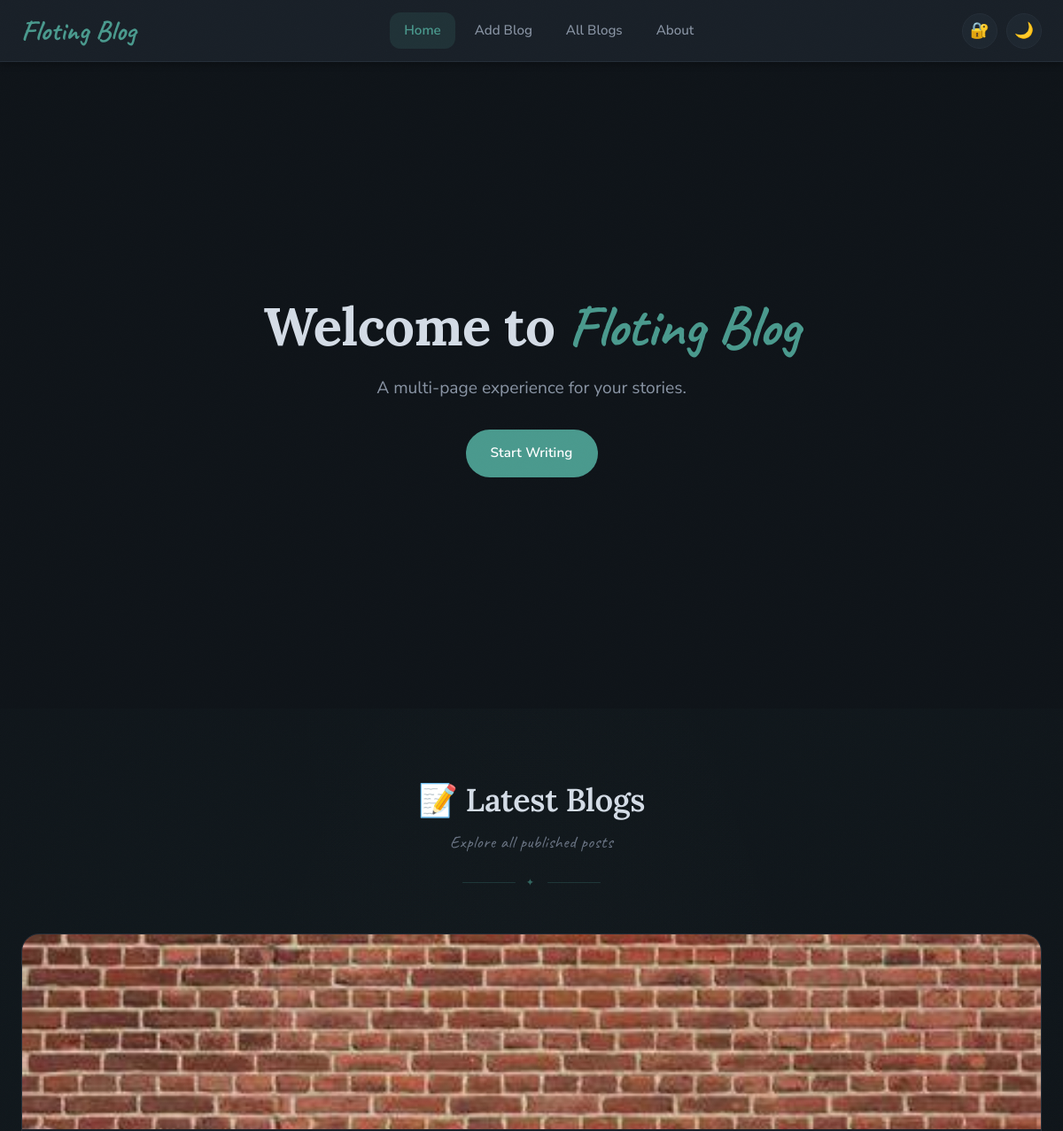
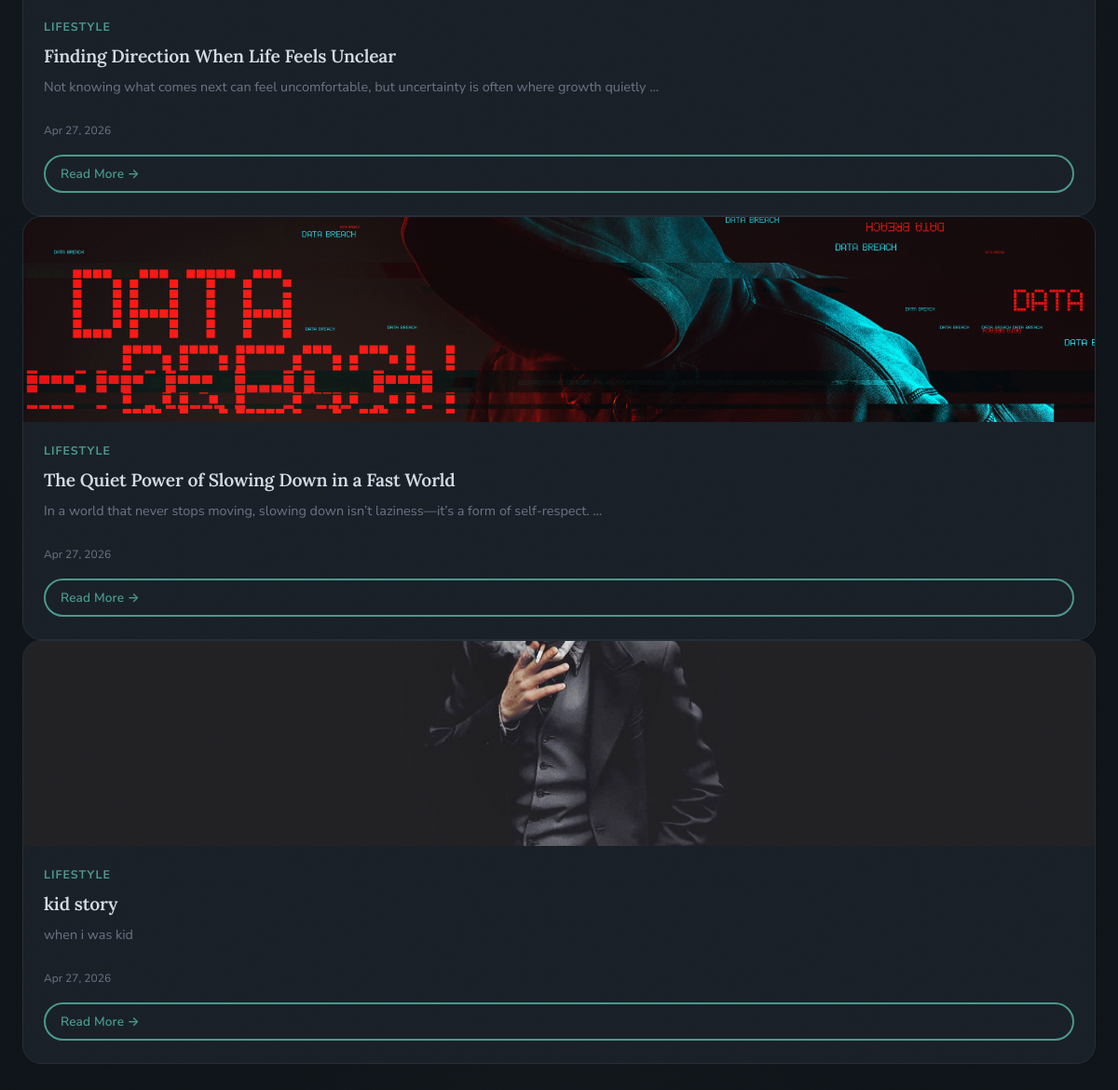
The page / on the database its author committed (2 pictures, top to bottom).
### blog/models.py (models this page shows, shortened)
class Blog(models.Model):
    user = models.ForeignKey(User, on_delete=models.CASCADE)
    title = models.CharField(max_length=200)
    content = models.TextField()
    image = models.ImageField(upload_to='blog_images/', null=True, blank=True)
    author = models.CharField(max_length=100, default="Admin")
    category = models.CharField(max_length=50, default="General")
    excerpt = models.CharField(max_length=300, blank=True)
    tags = models.CharField(max_length=200, blank=True)
    created_at = models.DateTimeField(auto_now_add=True)

### blog/views.py (the view)
# urls.py: path('', views.home, name='home'),
def home(request):
    posts = Blog.objects.all().order_by('-created_at')
    return render(request, 'index.html', {'posts': posts})

### blog/templates/index.html
{% extends 'base.html' %}
{% block content %}
<main id="main-content">
    <section class="hero">
        <div class="hero-content">
            <h1>Welcome to <span class="accent-word">Floting Blog</span></h1>
            <p>A multi-page experience for your stories.</p>
            <a href="{% url 'add-blog' %}" class="btn btn-primary">Start Writing</a>
        </div>
    </section>
    <section class="section">
        <div class="container">
            <div class="section-header">
                <h2>📝 Latest Blogs</h2>
                <p class="subtitle">Explore all published posts</p>
                <div class="divider-boho">✦</div>
            </div>
            <div class="blog-grid">
                {% for post in posts %}
                <div class="card" style="cursor:pointer;"
                     onclick="window.location.href='{% url "blog-detail" post.id %}'">
                    {% if post.image %}
                        <img src="{{ post.image.url }}" class="card-image" alt="{{ post.title }}">
                    {% endif %}
                    <div class="card-body">
                        <span class="card-category">{{ post.category }}</span>
                        <h3 class="card-title">{{ post.title }}</h3>
                        <p class="card-excerpt">
                            {{ post.excerpt|truncatewords:15 }}
                        </p>
                        <p style="font-size:12px; color: var(--text-muted); margin-top:10px;">
                            {{ post.created_at|date:"M d, Y" }}
                        </p>
                        <a href="{% url 'blog-detail' post.id %}"
                           class="btn btn-outline btn-sm"
                           onclick="event.stopPropagation();">
                            Read More →
                        </a>
                    </div>
                </div>
                {% empty %}
                    <p>No blogs available</p>
                {% endfor %}
            </div>
        </div>
    </section>
</main>
{% endblock %}

### blog/templates/base.html (shortened to what this page needs)
{% load static %}
<!DOCTYPE html>
<html lang="en" data-theme="dark">
<head>
    <link rel="stylesheet" href='{% static "css/style.css"%}'>
</head>
<body>
    <nav class="nav-bar">
        <div class="nav-inner">
            <a href="{% url 'home' %}" class="nav-logo"><span class="logo-text">Floting Blog</span></a>
            <ul class="nav-links">
                <li><a href="{% url 'home' %}" class="active">Home</a></li>
                <li><a href="{% url 'add-blog' %}">Add Blog</a></li>
                <li><a href="{% url 'view-all' %}">All Blogs</a></li>
                <li><a href="{% url 'about' %}">About</a></li>
            </ul>
            <div class="nav-actions">
                {% if user.is_authenticated %}
                <span style="margin-right:8px;">👤 {{ user.username }}</span>
                <a href="{% url 'logout' %}" class="btn-icon">🚪</a>
                {% else %}
                <a href="{% url 'login' %}" class="btn-icon" alt="Login">🔐</a>
                {% endif %}
                <button class="btn-icon" id="themeToggle">🌙</button>
            </div>
        </div>
    </nav>
    {% block content %}
    {% endblock %}
</body>
</html>

### rows shown on the page
Blog: image (picture), category "LIFESTYLE", title "Finding Direction When Life Feels Unclear", excerpt "Not knowing what comes next can feel uncomfortable, but uncertainty is often where growth quietly …", created_at "Apr 27, 2026"
Blog: image (picture), category "LIFESTYLE", title "The Quiet Power of Slowing Down in a Fast World", excerpt "In a world that never stops moving, slowing down isn’t laziness—it’s a form of self-respect. …", created_at "Apr 27, 2026"
Blog: image (picture), category "LIFESTYLE", title "kid story", excerpt "when i was kid", created_at "Apr 27, 2026"
